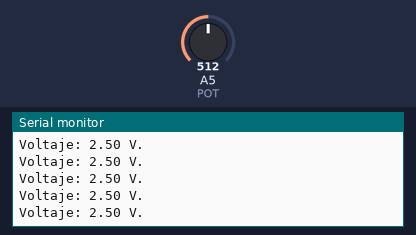
This sketch was run on a simulated Arduino Uno, built with avr-gcc and run on an emulated ATmega328P. On the bench: the last lines printed to the serial monitor. The test bench sets the inputs (shaded band); at power-on: A5 (POT) = 512.

Above: at 1.2 s.
1.3 s: A5 (POT) set to 716
At 1.33 s:
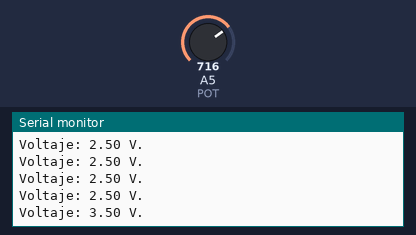
2.8 s: A5 (POT) set to 900
At 2.8 s:
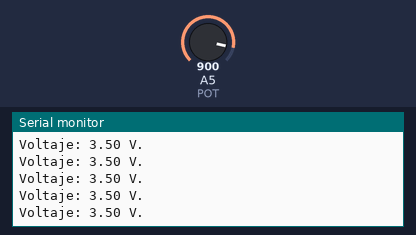
Timing chart, 0 to 5.8 s (numbered marks = the images above; inputs shaded):
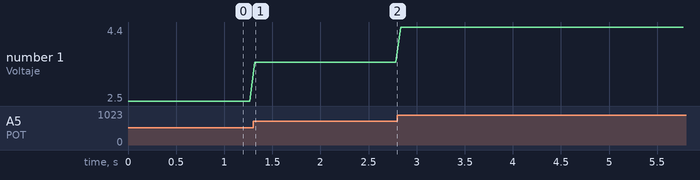

Measured:
- after the input at 1.3 s, the serial monitor: prints a new line at once (image 1)
- plotted number 1: 2.5 → 3.5 after the input at 1.3 s, 3.5 → 4.4 after the input at 2.8 s

The sketch:

T3_POTENCIOMETRO.ino
```cpp
#define POT A5
#define DELAYTIME 50
#define BAUTRATE 9600
float lectura;
float conv;

void setup()
{
  /*Se inicia el monitor serial con el siguiente comando, 9600 es la
  resolución ideal de comunicación entre el arduino y el monitor serial*/
  Serial.begin(BAUTRATE);
}

void loop()
{
  /*La variable float "lectura" nos va a proporcionar la información
  obtenida en el pin A5, que va de 0 a 1023 por su resolución*/
  lectura = analogRead(POT);
  /*Con la siguiente linea se hace una conversión de la lectura a V,
  para saber el voltaje de salida del potenciometro*/
  conv = (lectura*5)/1023;
  /*Se realiza la impresión de la lectura convertida en el mon. serial*/
  Serial.print("Voltaje: ");
  Serial.print(conv);
  Serial.println(" V.");
  /*Se introduce un delay para desacelerar las lecturas por segundo*/
  delay(DELAYTIME);
}
```
